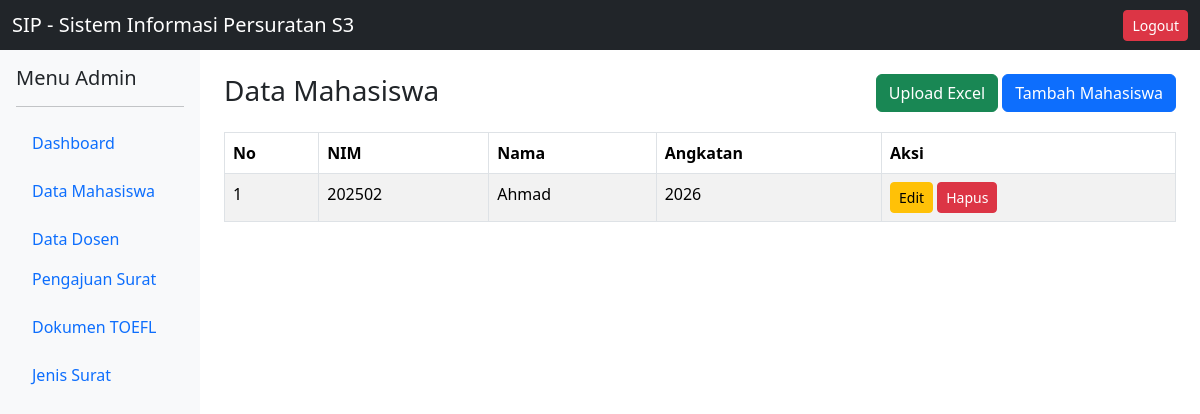
The app's page /app/views/admin/mahasiswa/index.php (signed in) with its own data.
### tables this page shows
CREATE TABLE `mahasiswa` (
  `id` int(11) NOT NULL,
  `user_id` int(11) DEFAULT NULL,
  `nim` varchar(30) DEFAULT NULL,
  `nama` varchar(100) DEFAULT NULL,
  `angkatan` varchar(10) DEFAULT NULL,
  `no_hp` varchar(20) DEFAULT NULL,
  `email` varchar(100) DEFAULT NULL,
  `created_at` timestamp NOT NULL DEFAULT current_timestamp(),
  `password` varchar(255) DEFAULT NULL
);

### app/views/admin/mahasiswa/index.php (the view, shortened to what this page needs)
<?php
require_once '../../../config/database.php';
$query = $pdo->query("SELECT * FROM mahasiswa ORDER BY id DESC");
$mahasiswa = $query->fetchAll();
require_once '../../layouts/header.php';
require_once '../../layouts/sidebar.php';
?>
<div class="d-flex justify-content-between mb-3">
    <h3>Data Mahasiswa</h3>
    <div>
        <a href="upload.php"
            class="btn btn-success">
            Upload Excel
        </a>
        <a href="create.php" class="btn btn-primary">
            Tambah Mahasiswa
        </a>
    </div>
</div>
<table class="table table-bordered table-striped">
    <thead>
        <tr>
            <th>No</th>
            <th>NIM</th>
            <th>Nama</th>
            <th>Angkatan</th>
            <th>Aksi</th>
        </tr>
    </thead>
    <tbody>
        <?php $no = 1; ?>
        <?php foreach ($mahasiswa as $mhs): ?>
            <tr>
                <td><?= $no++; ?></td>
                <td><?= $mhs['nim']; ?></td>
                <td><?= $mhs['nama']; ?></td>
                <td><?= $mhs['angkatan']; ?></td>
                <td>
                    <a href="edit.php?id=<?= $mhs['id']; ?>"
                        class="btn btn-warning btn-sm">
                        Edit
                    </a>
                    <a href="../../../controllers/MahasiswaController.php?delete=<?= $mhs['id']; ?>"
                        class="btn btn-danger btn-sm"
                        onclick="return confirm('Hapus data?')">
                        Hapus
                    </a>
                </td>
            </tr>
        <?php endforeach; ?>
    </tbody>
</table>
<?php require_once '../../layouts/footer.php'; ?>

### records on screen
mahasiswa: nim "202502", nama "Ahmad", angkatan "2026"
